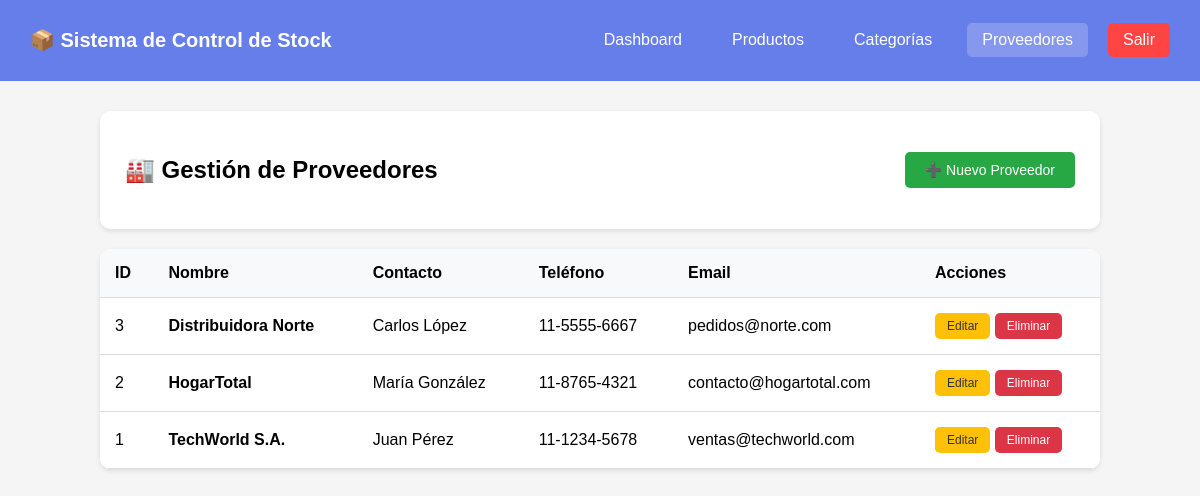
Page /providers.php (signed in) on the committed database.
### tables this page shows
CREATE TABLE `proveedores` (
  `id` int(11) NOT NULL,
  `nombre` varchar(100) NOT NULL,
  `contacto` varchar(100) DEFAULT NULL,
  `telefono` varchar(20) DEFAULT NULL,
  `email` varchar(100) DEFAULT NULL
);

### providers.php (called while the page is built, shortened)
<?php
require_once 'config/database.php';
require_once 'models/ProviderModel.php';
$providerModel = new ProviderModel();
$proveedores = $providerModel->getAll();
require_once 'views/pages/providers_list.php';
?>

### models/ProviderModel.php (called while the page is built, shortened)
<?php
require_once __DIR__ . '/../config/database.php';
class ProviderModel {
    private $conn;
    public function __construct() {
        $db = new Database();
        $this->conn = $db->getConnection();
    }
    public function getAll() {
        $stmt = $this->conn->query("SELECT * FROM proveedores ORDER BY nombre ASC");
        return $stmt->fetchAll();
    }
}
?>

### config/database.php (called while the page is built, shortened)
<?php
class Database {
    private $host = 'localhost';
    private $db_name = 'sistemas_stock';
    private $username = 'root';
    private $password = '';
    public function getConnection() {
        $this->conn = null;
        try {
            $this->conn = new PDO(
                "mysql:host=" . $this->host . ";dbname=" . $this->db_name . ";charset=utf8mb4",
                $this->username,
                $this->password
            );
            $this->conn->setAttribute(PDO::ATTR_ERRMODE, PDO::ERRMODE_EXCEPTION);
            $this->conn->setAttribute(PDO::ATTR_DEFAULT_FETCH_MODE, PDO::FETCH_ASSOC);
            $this->conn->setAttribute(PDO::ATTR_EMULATE_PREPARES, false);
        } catch(PDOException $e) {
            echo "Error de conexión: " . $e->getMessage();
        }
        return $this->conn;
    }
}
?>

### views/pages/providers_list.php (the view, shortened to what this page needs)
<!DOCTYPE html>
<html lang="es">
<head>
</head>
<body>
    <div class="navbar">
        <h1>📦 Sistema de Control de Stock</h1>
        <div class="nav-links">
            <a href="/tp_stock/dashboard.php">Dashboard</a>
            <a href="/tp_stock/products.php">Productos</a>
            <a href="/tp_stock/categories.php">Categorías</a>
            <a href="/tp_stock/providers.php" class="active">Proveedores</a>
            <a href="/tp_stock/logout.php" style="background: #ff4444;">Salir</a>
        </div>
    </div>
    <div class="container">
        <div class="header-section">
            <h2>🏭 Gestión de Proveedores</h2>
            <a href="/tp_stock/provider_create.php" class="btn btn-new">➕ Nuevo Proveedor</a>
        </div>
        <table>
            <thead>
                <tr>
                    <th>ID</th>
                    <th>Nombre</th>
                    <th>Contacto</th>
                    <th>Teléfono</th>
                    <th>Email</th>
                    <th style="width: 150px;">Acciones</th>
                </tr>
            </thead>
            <tbody>
                <?php if (count($proveedores) > 0): ?>
                    <?php foreach ($proveedores as $prov): ?>
                    <tr>
                        <td><?= $prov['id'] ?></td>
                        <td><strong><?= htmlspecialchars($prov['nombre']) ?></strong></td>
                        <td><?= htmlspecialchars($prov['contacto'] ?: '-') ?></td>
                        <td><?= htmlspecialchars($prov['telefono'] ?: '-') ?></td>
                        <td><?= htmlspecialchars($prov['email'] ?: '-') ?></td>
                        <td>
                            <a href="/tp_stock/provider_edit.php?id=<?= $prov['id'] ?>" class="btn btn-edit">Editar</a>
                            <?php if ($_SESSION['user_rol'] === 'admin'): ?>
                            <a href="/tp_stock/provider_delete.php?id=<?= $prov['id'] ?>" class="btn btn-delete" onclick="return confirm('¿Seguro que querés eliminar este proveedor? Si tiene productos asociados, no se podrá borrar.')">Eliminar</a>
                            <?php endif; ?>
                        </td>
                    </tr>
                    <?php endforeach; ?>
                <?php else: ?>
                    <tr><td colspan="6" style="text-align: center; color: #777;">No hay proveedores registrados.</td></tr>
                <?php endif; ?>
            </tbody>
        </table>
    </div>
</body>
</html>

### views/pages/providers_list.php (style rules this page uses)
body { font-family: Arial, sans-serif; background: #f5f5f5; margin: 0; }
.navbar { background: #667eea; color: white; padding: 15px 30px; display: flex; justify-content: space-between; align-items: center; }
.navbar h1 { font-size: 20px; }
.nav-links { display: flex; gap: 20px; align-items: center; }
.nav-links a { color: white; text-decoration: none; padding: 8px 15px; border-radius: 5px; }
.nav-links a:hover, .nav-links a.active { background: rgba(255,255,255,0.2); }
.container { max-width: 1000px; margin: 30px auto; padding: 0 20px; }
.header-section { background: white; padding: 25px; border-radius: 10px; box-shadow: 0 2px 5px rgba(0,0,0,0.1); margin-bottom: 20px; display: flex; justify-content: space-between; align-items: center; }
.btn { padding: 10px 20px; border: none; border-radius: 5px; text-decoration: none; font-size: 14px; cursor: pointer; display: inline-block; }
.btn-new { background: #28a745; color: white; }
.btn-edit { background: #ffc107; color: #333; padding: 6px 12px; font-size: 12px; }
.btn-delete { background: #dc3545; color: white; padding: 6px 12px; font-size: 12px; }
table { width: 100%; background: white; border-collapse: collapse; border-radius: 10px; overflow: hidden; box-shadow: 0 2px 5px rgba(0,0,0,0.1); }
th, td { padding: 15px; text-align: left; border-bottom: 1px solid #ddd; }
th { background: #f8f9fa; font-weight: bold; }

### rows in the picture
proveedores: id "3", nombre "Distribuidora Norte", contacto "Carlos López", telefono "11-5555-6667", email "pedidos@norte.com"
proveedores: id "2", nombre "HogarTotal", contacto "María González", telefono "11-8765-4321", email "contacto@hogartotal.com"
proveedores: id "1", nombre "TechWorld S.A.", contacto "Juan Pérez", telefono "11-1234-5678", email "ventas@techworld.com"
